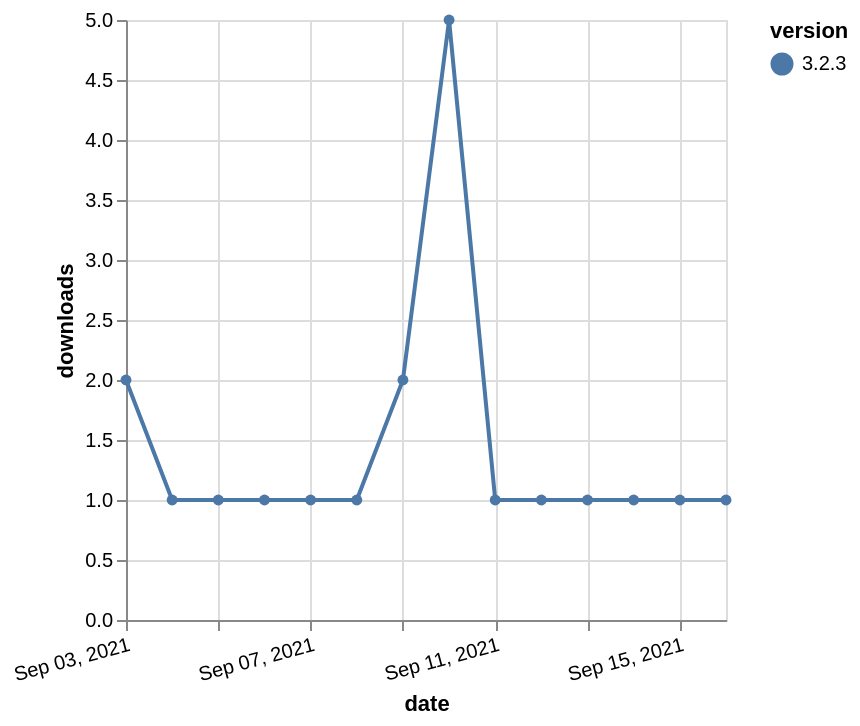

Express this chart as Vega-Lite.
### Vega-Lite specification from a JSON file in a GitHub repository (floating-point values rounded to 4 significant figures)
{"$schema": "https://vega.github.io/schema/vega-lite/v5.json", "description": "A simple bar chart with embedded data.", "data": {"values": [{"date": "2021-09-03", "total": 539, "delta": 2, "version": "3.2.3"}, {"date": "2021-09-04", "total": 540, "delta": 1, "version": "3.2.3"}, {"date": "2021-09-05", "total": 541, "delta": 1, "version": "3.2.3"}, {"date": "2021-09-06", "total": 542, "delta": 1, "version": "3.2.3"}, {"date": "2021-09-07", "total": 543, "delta": 1, "version": "3.2.3"}, {"date": "2021-09-08", "total": 544, "delta": 1, "version": "3.2.3"}, {"date": "2021-09-09", "total": 546, "delta": 2, "version": "3.2.3"}, {"date": "2021-09-10", "total": 551, "delta": 5, "version": "3.2.3"}, {"date": "2021-09-11", "total": 552, "delta": 1, "version": "3.2.3"}, {"date": "2021-09-12", "total": 553, "delta": 1, "version": "3.2.3"}, {"date": "2021-09-13", "total": 554, "delta": 1, "version": "3.2.3"}, {"date": "2021-09-14", "total": 555, "delta": 1, "version": "3.2.3"}, {"date": "2021-09-15", "total": 556, "delta": 1, "version": "3.2.3"}, {"date": "2021-09-16", "total": 557, "delta": 1, "version": "3.2.3"}]}, "width": "container", "mark": {"type": "line", "point": {"filled": true}}, "encoding": {"x": {"field": "date", "type": "temporal", "timeUnit": "yearmonthdate", "title": "date", "axis": {"labelAngle": -15}}, "y": {"field": "delta", "type": "quantitative", "title": "downloads"}, "color": {"field": "version", "type": "nominal"}, "tooltip": {"field": "delta"}}}
